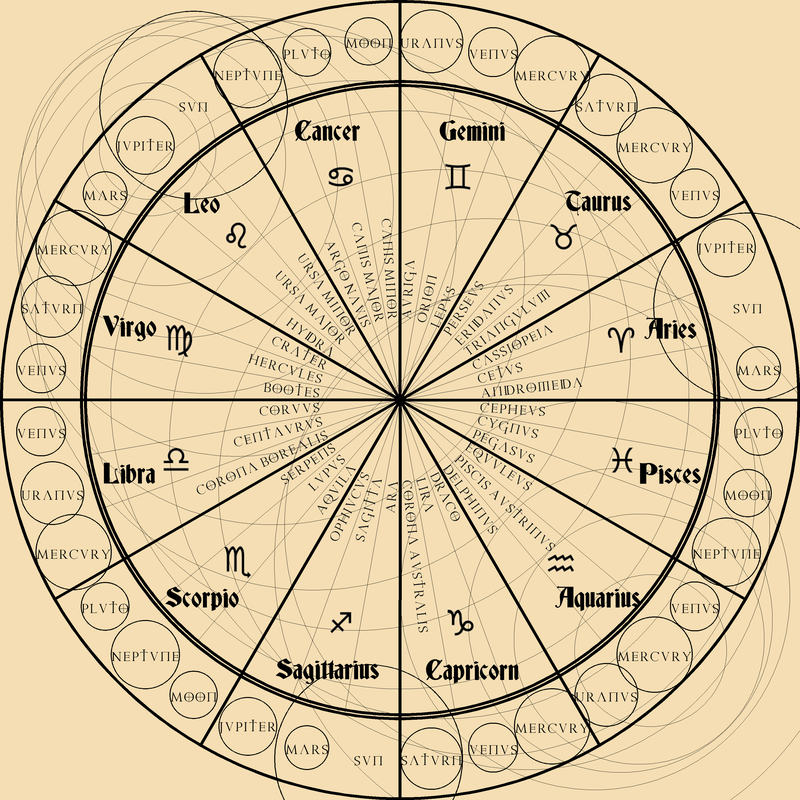

The script that saved this image:

from PIL import Image, ImageDraw, ImageFont
from os import path
import json
import math
import argparse

class Zodiac:
    # anti-aliasing trick: draw everything as a larger image
    # then scale it back down. Try setting scale = 1 to see the difference
    scale = 4
 
    # angular step for drawing each astrological sign
    step = math.radians(30)

    """ load fonts and the symbol icons """
    def __init__(self, args, data):
        self.args = args
        self.data = data
        self.font1 = ImageFont.truetype(path.join(args.res, args.main_font), int(Zodiac.scale * args.radius / 15))
        self.font2 = ImageFont.truetype(path.join(args.res, args.secondary_font), int(Zodiac.scale * args.radius / 25))
        self.symbols = Image.open(path.join(args.res, 'Astro_signs.png'))
        
    def draw(self):
        # size of final image [width, height]
        size = [2 * args.radius] * 2

        # radius for drawing at blown-up scale
        self.radius = Zodiac.scale * args.radius

        # image that holds the icons, 4 x 3
        symbols = self.symbols.resize([n * Zodiac.scale for n in [400, 300]], Image.LANCZOS).convert('RGBA')

        image = Image.new('RGBA', [2*self.radius] * 2, args.bg)
        canvas = ImageDraw.Draw(image)

        # draw each sign with its decans
        angle = 0 
        for i, sign in enumerate(self.data):
            angle -= Zodiac.step
            self._draw_sign(symbols, image, canvas, angle, sign, i)

        # draw some circles...
        for offs in [0, .2 * self.radius, .21 * self.radius]:
            boundingBox = 2 * [offs] + 2 * [2 * self.radius - offs]
            canvas.ellipse(boundingBox, fill=None, outline=self.args.fg, width=3 * Zodiac.scale)
    
        return image.resize(size, Image.LANCZOS)
    
    # draw one sector of the circle that corresponds to an astrological sign
    def _draw_sign(self, symbols, image, canvas, angle, sign, index):
        name = sign['name']
        #_draw_symbol(im, draw, index, scale, radius, rad, radstep, symbols)

        # use the font to compute the [width, height] of the text to draw
        textSize = self.font1.getsize(name)

        # draw the name of the sign
        a = angle + Zodiac.step / 2
        cossin = [math.cos(a), math.sin(a)]

        xy = [int(0.7 * self.radius * i + self.radius - j/2) for i,j in zip(cossin, textSize)]
        canvas.text(xy, name, font=self.font1, fill=self.args.fg)

        # draw divider lines
        xy = [0, 0] + [self.radius * i for i in [math.cos(angle), math.sin(angle)]]
        canvas.line([i + self.radius for i in xy], fill=self.args.fg, width=3 * Zodiac.scale)

        # some arbitrary scaling:
        iconSize = self.radius / 30
        
        # calculate the row and column where the icon is in the symbols image
        row = int(index / 4)
        col = int(index % 4)
        # ... and crop it out
        cropbox =[coord * 100 * Zodiac.scale for coord in [col, row, col+1, row+1]]        
        icon = symbols.crop(cropbox).resize(2 * [int(iconSize * Zodiac.scale)])

        xy = [int(self.radius - iconSize/2 * Zodiac.scale + 0.575 * self.radius * i) for i in cossin]
        image.paste(icon, xy, icon)

        self._draw_decans(image, canvas, angle, sign)

    def _draw_decans(self, image, canvas, angle, sign):
        for j in range(0, 3):
            a = angle + j * Zodiac.step/3
            cossin = [math.cos(a), math.sin(a)]
            xy = [0, 0] + [0.8 * self.radius * i for i in cossin]
            canvas.line([i + self.radius for i in xy], fill=args.fg)

            planet = sign['decans'][j]['subruler']
            textSize = self.font2.getsize(planet)

            a = angle + 5 * Zodiac.step / 6 - j * Zodiac.step / 3
            xy = [.9 * self.radius * i for i in [math.cos(a), math.sin(a)]]
            canvas.text([self.radius + i - j / 2 for i,j in zip(xy, textSize)], planet, font=self.font2, fill=self.args.fg)

            # compute radius for circle around planet name
            # yes, I know the Sun is not a planet.
            r = Zodiac.step * self.radius *.45 if planet=='Sun' else max(textSize)/2
            canvas.ellipse([i + self.radius for i in [xy[0]-r, xy[1]-r, xy[0]+r, xy[1]+r]], fill=None, outline=self.args.fg, width=Zodiac.scale)

            # just a cool effect:
            canvas.ellipse([i + self.radius for i in [xy[0]-r, xy[0]-r, xy[1]+r, xy[1]+r]], fill=None, outline=self.args.fg)

            # OK. Now let's draw the names of the constellations associated with each of the decans
            constellation = sign['decans'][j]['constellation']
            name = constellation['name']

            a -= Zodiac.step / 24
            # Image rotation function want their arguments in degrees
            degrees = -math.degrees(a)
            textSize = self.font2.getsize(name)

            # create a temporary image on which to draw the text
            # (we will then rotate that image and superimpose it on the main image)
            txt = Image.new(image.mode, image.size)
            xy = (int(1.2 * self.radius), self.radius - textSize[1]/2)

            # flip the text for quadrants 2 and 3 so we don't twist 
            # our necks trying to read the text -- comment the code 
            # out to see the difference
            if degrees > 90 and degrees < 270:
                xy = (txt.size[0]-xy[0]-textSize[0], xy[1])
                degrees -= 180 + 2.5
    
            ImageDraw.Draw(txt).text(xy, name, font=self.font2, fill=self.args.fg)
            txt = txt.rotate(degrees)
            image.paste(txt, (0,0), txt)


if __name__ == '__main__':
    parser = argparse.ArgumentParser(description='Draw the Zodiac')
    parser.add_argument('--bg', help='background color', default='wheat')
    parser.add_argument('--res', help='specifiy the resources folder', default='res')
    parser.add_argument('--file', help='file containing the json data that describes the Zodiac', default='zodiac.json')
    parser.add_argument('--fg', help='foreground color', default='black')
    parser.add_argument('--main-font', help='font for astrological symbol names', default='deutschgothic.ttf')
    parser.add_argument('--out', help='output file, if None image will not be saved')    
    parser.add_argument('--radius', help='radius for the drawing', default=400, type=int)
    parser.add_argument('--secondary-font', help='font for celestial body names', default='Praetoria D.otf')

    args = parser.parse_args()
    with open(args.file) as f:
        zodiac = Zodiac(args, json.load(f))
        image = zodiac.draw()        
        image.show()
        if args.out:
            image.save(args.out)

